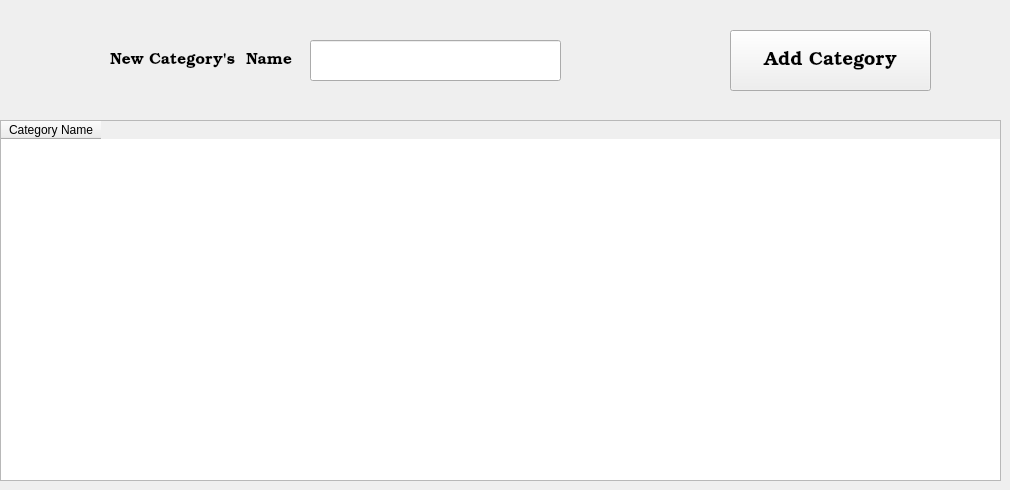
      <widget class="QWidget" name="tab_7">
       <attribute name="title">
        <string>Categories</string>
       </attribute>
       <widget class="QTableWidget" name="tableWidget_2">
        <property name="geometry">
         <rect>
          <x>0</x>
          <y>120</y>
          <width>1001</width>
          <height>361</height>
         </rect>
        </property>
        <column>
         <property name="text">
          <string>Category Name</string>
         </property>
        </column>
       </widget>
       <widget class="QPushButton" name="pushButton_14">
        <property name="geometry">
         <rect>
          <x>730</x>
          <y>30</y>
          <width>201</width>
          <height>61</height>
         </rect>
        </property>
        <property name="font">
         <font>
          <family>URW Bookman</family>
          <pointsize>14</pointsize>
         </font>
        </property>
        <property name="text">
         <string>Add Category</string>
        </property>
       </widget>
       <widget class="QLabel" name="label_26">
        <property name="geometry">
         <rect>
          <x>110</x>
          <y>40</y>
          <width>191</width>
          <height>41</height>
         </rect>
        </property>
        <property name="font">
         <font>
          <family>URW Bookman</family>
          <pointsize>12</pointsize>
         </font>
        </property>
        <property name="text">
         <string>New Category's  Name</string>
        </property>
       </widget>
       <widget class="QLineEdit" name="lineEdit_19">
        <property name="geometry">
         <rect>
          <x>310</x>
          <y>40</y>
          <width>251</width>
          <height>41</height>
         </rect>
        </property>
       </widget>
      </widget>
